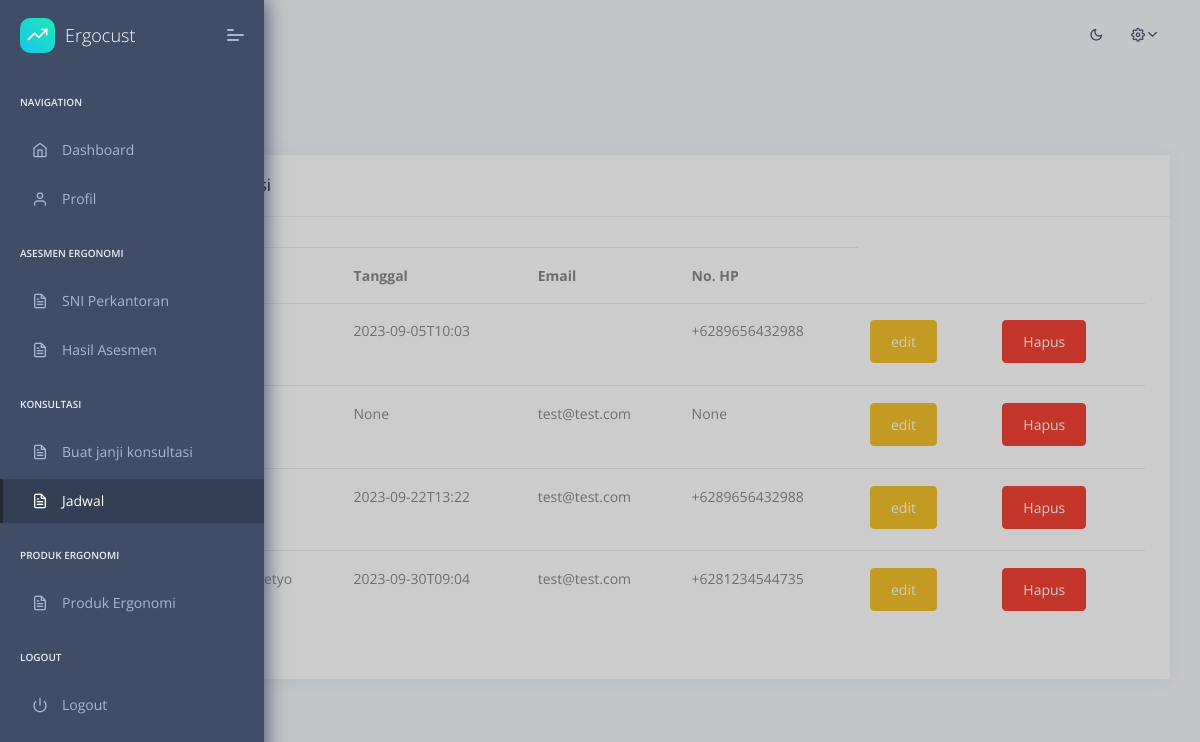
The app's page /jadwal with its own data.
### apps/home/models.py (models this page shows)
class Janji(db.Model):
    id = db.Column(db.Integer, primary_key=True)
    nama = db.Column(db.Text, nullable=True)
    email = db.Column(db.Text, nullable=False)
    hp = db.Column(db.Text, nullable=True)
    tgl = db.Column(db.Text, nullable=True)

### apps/home/routes.py (the view, shortened to what this page needs)
@blueprint.route('/jadwal', methods=['GET', 'POST'])
def jadwal():
    if "email" in request.args:
        email = request.args.get("email")
        list = Janji.query.filter_by(email=email).all()
    else:
        list = Janji.query.all()
    return render_template('home/jadwal.html', segment='jadwal', janji=list)

### apps/__init__.py (called while the page is built)
def configure_database(app):
    @app.before_first_request
    def initialize_database():
        try:
            db.create_all()
        except Exception as e:
            print('> Error: DBMS Exception: ' + str(e) )
            basedir = os.path.abspath(os.path.dirname(__file__))
            app.config['SQLALCHEMY_DATABASE_URI'] = SQLALCHEMY_DATABASE_URI = 'sqlite:///' + os.path.join(basedir, 'db.sqlite3')
            print('> Fallback to SQLite ')
            db.create_all()
    @app.teardown_request
    def shutdown_session(exception=None):
        db.session.remove()

### apps/authentication/models.py (called while the page is built)
@login_manager.request_loader
def request_loader(request):
    username = request.form.get('username')
    user = Users.query.filter_by(username=username).first()
    return user if user else None

### apps/templates/home/jadwal.html (shortened to what this page needs)
{% extends "layouts/base.html" %}
{% block content %}
<section class="pcoded-main-container">
    <div class="pcoded-wrapper">
        <div class="pcoded-content">
            <div class="pcoded-inner-content">
                <div class="page-header">
                    <div class="page-block">
                        <div class="row align-items-center">
                            <div class="col-md-12">
                                <ul class="breadcrumb">
                                    <li class="breadcrumb-item"><a href="/"></a></li>
                                    <li class="breadcrumb-item"><a href="#!">Jadwal konsultasi</a></li>
                                </ul>
                            </div>
                        </div>
                    </div>
                </div>
                <div class="main-body">
                    <div class="page-wrapper">
                        <div class="row">
                            <div class="col-xl-12">
                                <div class="card">
                                    <div class="card-header">
                                        <h5>Jadwal konsultasi</h5>
                                    </div>
                                    <div class="card-block table-border-style">
                                        <div class="table-responsive">
                                            <table class="table table-hover">
                                                <thead>
                                                    <tr>
                                                        <th>Id</th>
                                                        <th>Nama</th>
                                                        <th>Tanggal</th>
                                                        <th>Email</th>
                                                        <th>No. HP</th>
                                                    </tr>
                                                </thead>
                                                <tbody>
                                                    {% for jan in janji %}
                                                    <tr>
                                                        <td>{{ jan.id }}</td>
                                                        <td>{{ jan.nama }}</td>
                                                        <td>{{ jan.tgl }}</td>
                                                        <td>{{ jan.email }}</td>
                                                        <td>{{ jan.hp }}</td>
                                                        <td>
                                                            <form action="/edit/{{ jan.id }}">
                                                                <button class="btn btn-warning"
                                                                    value="{{ jan.id }}">edit</button>
                                                            </form>
                                                        </td>
                                                        <td>
                                                            <form action="/jadwal" method="GET">
                                                                <button type="submit" class="btn btn-danger"
                                                                    name="hapus" value="{{ jan.id }}">Hapus</button>
                                                            </form>
                                                        </td>
                                                    </tr>
                                                    {% endfor %}
                                                </tbody>
                                            </table>
                                        </div>
                                    </div>
                                </div>
                            </div>
                        </div>
                    </div>
                </div>
            </div>
        </div>
    </div>
</section>
{% endblock content %}

### apps/templates/layouts/base.html (shortened to what this page needs)
<!DOCTYPE html>
<html lang="en">
<head>
    <link rel="stylesheet" href="{{ config.ASSETS_ROOT }}/fonts/fontawesome/css/fontawesome-all.min.css">
    <link rel="stylesheet" href="{{ config.ASSETS_ROOT }}/plugins/animation/css/animate.min.css">
    <link rel="stylesheet" href="{{ config.ASSETS_ROOT }}/css/style.css">
    <link rel="stylesheet" href="{{ config.ASSETS_ROOT }}/css/dark.css">
</head>
<body>
    {% include 'includes/sidebar.html' %}
    {% include 'includes/navigation.html' %}
    {% block content %}{% endblock content %}
</body>
</html>

### apps/templates/includes/sidebar.html
<nav class="pcoded-navbar">
    <div class="navbar-wrapper">
        <div class="navbar-brand header-logo">
            <a href="/index" class="b-brand">
                <div class="b-bg">
                    <i class="feather icon-trending-up"></i>
                </div>
                <span class="b-title">Ergocust</span>
            </a>
            <a class="mobile-menu" id="mobile-collapse" href="javascript:"><span></span></a>
        </div>
        <div class="navbar-content scroll-div">
            <ul class="nav pcoded-inner-navbar">
                <li class="nav-item pcoded-menu-caption">
                    <label>Navigation</label>
                </li>
                <li data-username="dashboard Default Ecommerce CRM Analytics Crypto Project"
                    class="nav-item {% if 'index' in segment %} active {% endif %}">
                    <a href="/index.html" class="nav-link "><span class="pcoded-micon"><i
                                class="feather icon-home"></i></span><span class="pcoded-mtext">Dashboard</span></a>
                </li>
                <li data-username="Profile Page" class="nav-item {% if 'profile' in segment %} active {% endif %}">
                    <a href="/profile" class="nav-link">
                        <span class="pcoded-micon"><i class="feather icon-user"></i></span>
                        <span class="pcoded-mtext">Profil</span></a>
                </li>
                <li class="nav-item pcoded-menu-caption">
                    <label>Asesmen Ergonomi</label>
                </li>
                <li data-username="form elements advance componant validation masking wizard picker select"
                    class="nav-item {% if 'sni' in segment %} active {% endif %}">
                    <a href="/sni.html" class="nav-link "><span class="pcoded-micon"><i
                                class="feather icon-file-text"></i></span><span class="pcoded-mtext">SNI
                            Perkantoran</span></a>
                </li>
                <li data-username="form elements advance componant validation masking wizard picker select"
                    class="nav-item {% if 'hasil' in segment %} active {% endif %}">
                    <a href="/hasil?email={{ current_user.email }}" class="nav-link "><span class="pcoded-micon"><i
                                class="feather icon-file-text"></i></span><span class="pcoded-mtext">Hasil
                            Asesmen</span></a>
                </li>
                <li class="nav-item pcoded-menu-caption">
                    <label>Konsultasi</label>
                </li>
                <li data-username="form elements advance componant validation masking wizard picker select"
                    class="nav-item {% if 'konsultasi' in segment %} active {% endif %}">
                    <a href="/konsultasi.html" class="nav-link "><span class="pcoded-micon"><i
                                class="feather icon-file-text"></i></span><span class="pcoded-mtext">Buat janji
                            konsultasi</span></a>
                </li>
                <li data-username="form elements advance componant validation masking wizard picker select"
                    class="nav-item {% if 'jadwal' in segment %} active {% endif %}">
                    <a href="/jadwal?email={{ current_user.email }}" class="nav-link "><span class="pcoded-micon"><i
                                class="feather icon-file-text"></i></span><span class="pcoded-mtext">Jadwal</span></a>
                </li>
                <li class="nav-item pcoded-menu-caption">
                    <label>Produk Ergonomi</label>
                </li>
                <li data-username="form elements advance componant validation masking wizard picker select"
                    class="nav-item {% if 'produk' in segment %} active {% endif %}">
                    <a href="/produk.html" class="nav-link "><span class="pcoded-micon"><i
                                class="feather icon-file-text"></i></span><span class="pcoded-mtext">Produk
                            Ergonomi</span></a>
                </li>
                <li class="nav-item pcoded-menu-caption">
                    <label>Logout</label>
                </li>
                <li data-username="Disabled Menu" class="nav-item">
                    <a href="{{ url_for('authentication_blueprint.logout') }}" class="nav-link">
                        <span class="pcoded-micon"><i class="feather icon-power"></i></span><span
                            class="pcoded-mtext">Logout</span>
                    </a>
                </li>
            </ul>
        </div>
    </div>
</nav>

### apps/templates/includes/navigation.html (shortened to what this page needs)
<header class="navbar pcoded-header navbar-expand-lg navbar-light">
    <div class="collapse navbar-collapse">
        <ul class="navbar-nav mr-auto">
            <li><a href="javascript:" class="full-screen" onclick="javascript:toggleFullScreen()"></a></li>
        </ul>
        <ul class="navbar-nav ml-auto">
            <li>
                <label>
                    <i class="icon feather icon-sun" id="theme-indicator"></i>
                </label>
            </li>
            <li>
                <div class="dropdown drp-user">
                    <a href="javascript:" class="dropdown-toggle" data-toggle="dropdown">
                        <i class="icon feather icon-settings"></i>
                    </a>
                </div>
            </li>
        </ul>
    </div>
</header>

### apps/static/assets/css/dark.css (style rules this page uses)
#theme-indicator { cursor: pointer; }
.pcoded-header label { color: #3f4d67; }

### records on screen
Janji: tgl "2023-09-05T10:03", hp "+6289656432988", {{ jan.id }} 1 (drawn)
Janji: tgl "None", email "test@test.com", hp "None", {{ jan.id }} 3 (drawn)
Janji: tgl "2023-09-22T13:22", email "test@test.com", hp "+6289656432988", {{ jan.id }} 5 (drawn)
Janji: tgl "2023-09-30T09:04", email "test@test.com", hp "+6281234544735", {{ jan.id }} 6 (drawn)
